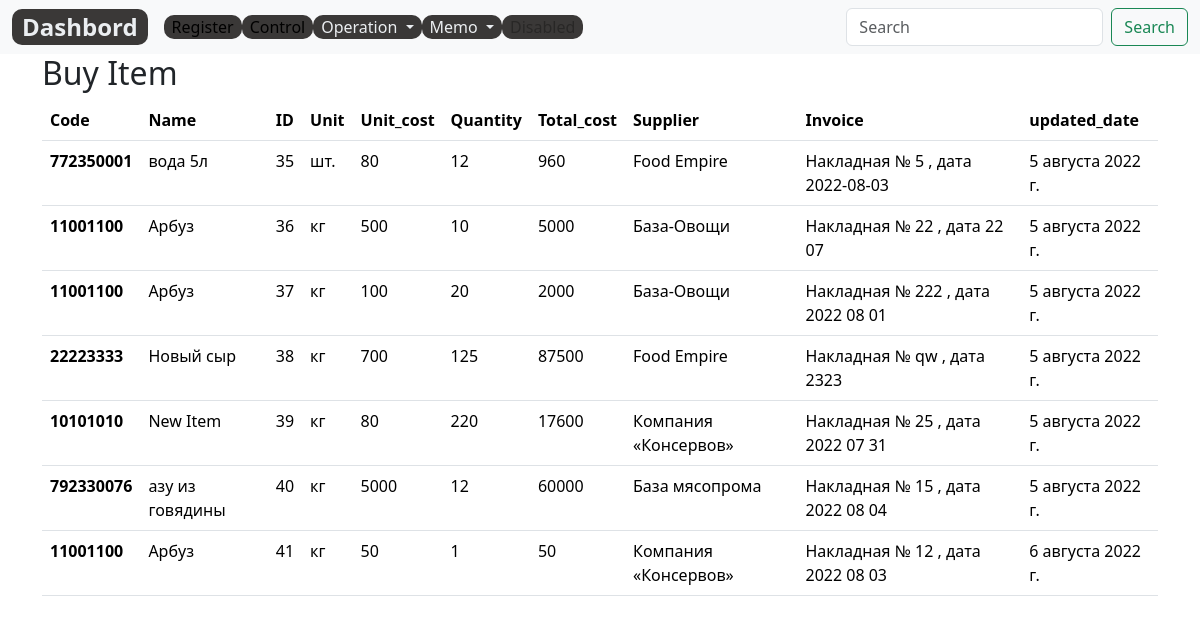
Page /control/buy_item_list/ on the earlier database version.
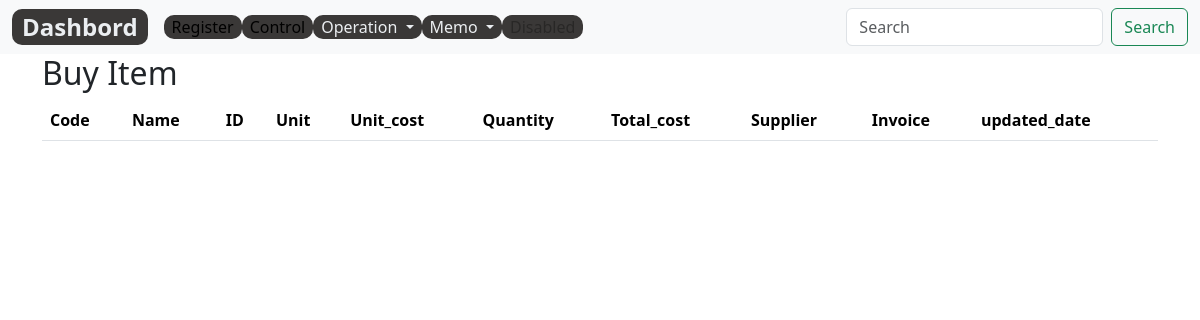
Same page on the later database version.
### control/models.py (models this page shows, shortened)
class BuyItem(models.Model):
    code=models.DecimalField(max_digits=12, help_text="Не более 12 знаков",decimal_places=0,null=True,verbose_name='Код')
    item =models.CharField(max_length=200, help_text="Не более 200 знаков", db_index=True)#отражение в buy_items_list.html
    name = models.ForeignKey(Item, null=True, verbose_name='Наименование', on_delete=models.CASCADE)# для form buy_item.html
    slug= models.SlugField(max_length=255, verbose_name='Url',blank=True, null=True)
    unit = models.CharField(max_length=10,verbose_name='Ед.изм.',  choices=UNITS, null=True ,default='kg')
    unit_cost=models.PositiveIntegerField(verbose_name='Цена, руб', default=0,null=True)
    quantity= models.PositiveIntegerField(verbose_name='Кол.',default=0)
    cost= models.PositiveIntegerField(verbose_name='Сумма, руб', blank=True,null=True)
    item_supplier=models.CharField(max_length=200, help_text="Не более 200 знаков", null=True)#отражение в buy_items_list.html
    supplier= models.ForeignKey(Supplier, on_delete=models.CASCADE, null=True)
    invoice= models.CharField(max_length=250,verbose_name='Накладная',  null=True ,default='Накладная №     , дата   ')
    created_date = models.DateField(auto_now_add=True, verbose_name='Дата',)
    updated_date = models.DateField(auto_now=True,  verbose_name='Изменен', null=True)
    class Meta:
        ordering = ['name']
        verbose_name = 'Закупка'
        verbose_name_plural = 'Закупки'
    @property
    def get_cost(self):
        return self.unit_cost * self.quantity

### control/views.py (the view)
# urls.py: path('buy_item_list/', BuyItemsListView.as_view(), name='buy_item_list'),
class BuyItemsListView(ListView):
    model=BuyItem
    template_name = 'control/buy_items_list.html'
    context_object_name = 'buyitems'

### control/templates/control/buy_items_list.html (shortened to what this page needs)
{% extends 'base_simple.html' %}
{% block content %}
<div class="container">
  <h2>Buy Item</h2>
  <table class="table">
    <thead>
      <tr>
        <th scope="col">Code</th>
        <th scope="col">Name</th>
        <th scope="col">ID</th>
        <th scope="col">Unit</th>
        <th scope="col">Unit_cost</th>
        <th scope="col">Quantity</th>
        <th scope="col">Total_cost</th>
        <th scope="col">Supplier</th>
        <th scope="col">Invoice</th>
        <th scope="col">updated_date</th>
      </tr>
    </thead>
    <tbody>
      {% for buyitem in buyitems%}
      <tr>
        <th scope="row">{{buyitem.code}}</th>
        <td>{{buyitem.item}}</td>
        <td>{{buyitem.id}}</td>
        <td>{{buyitem.unit}}</td>
        <td>{{buyitem.unit_cost}}</td>
        <td>{{buyitem.quantity}}</td>
        <td>{{buyitem.get_cost}}</td>
        <td>{{buyitem.item_supplier}}</td>
        <td>{{buyitem.invoice}}</td>
        <td>{{buyitem.updated_date}}</td>
      </tr>
      {% endfor %}
    </tbody>
  </table>
</div>
{% endblock %}

Differences in the rows shown:
removed BuyItem: code "772350001", item "вода 5л", id "35", unit "шт.", unit_cost "80", quantity "12", get_cost "960", item_supplier "Food Empire", invoice "Накладная № 5 , дата 2022-08-03", updated_date "5 августа 2022 г."
removed BuyItem: code "11001100", item "Арбуз", id "36", unit "кг", unit_cost "500", quantity "10", get_cost "5000", item_supplier "База-Овощи", invoice "Накладная № 22 , дата 22 07", updated_date "5 августа 2022 г."
removed BuyItem: code "11001100", item "Арбуз", id "37", unit "кг", unit_cost "100", quantity "20", get_cost "2000", item_supplier "База-Овощи", invoice "Накладная № 222 , дата 2022 08 01", updated_date "5 августа 2022 г."
removed BuyItem: code "22223333", item "Новый сыр", id "38", unit "кг", unit_cost "700", quantity "125", get_cost "87500", item_supplier "Food Empire", invoice "Накладная № qw , дата 2323", updated_date "5 августа 2022 г."
removed BuyItem: code "10101010", item "New Item", id "39", unit "кг", unit_cost "80", quantity "220", get_cost "17600", item_supplier "Компания «Консервов»", invoice "Накладная № 25 , дата 2022 07 31", updated_date "5 августа 2022 г."
removed BuyItem: code "792330076", item "азу из говядины", id "40", unit "кг", unit_cost "5000", quantity "12", get_cost "60000", item_supplier "База мясопрома", invoice "Накладная № 15 , дата 2022 08 04", updated_date "5 августа 2022 г."
removed BuyItem: code "11001100", item "Арбуз", id "41", unit "кг", unit_cost "50", quantity "1", get_cost "50", item_supplier "Компания «Консервов»", invoice "Накладная № 12 , дата 2022 08 03", updated_date "6 августа 2022 г."
